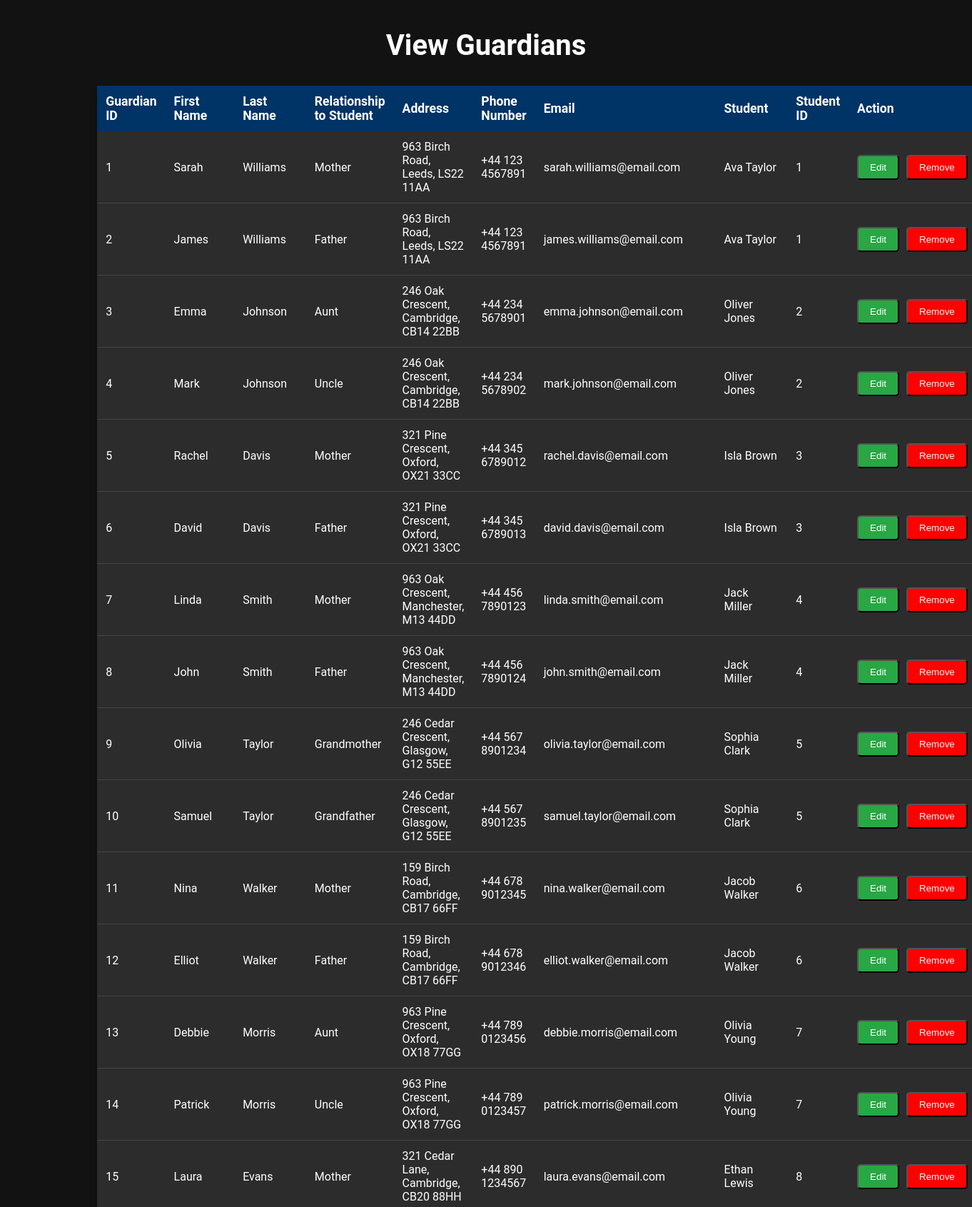
Page /schoolDB/view_guardian.php (upper part) on the committed database.
### tables this page shows
CREATE TABLE `guardian` (
  `guardian_id` int(11) NOT NULL,
  `student_id` int(11) NOT NULL,
  `first_name` varchar(100) DEFAULT NULL,
  `last_name` varchar(100) DEFAULT NULL,
  `relationship_to_student` varchar(100) DEFAULT NULL,
  `address` text DEFAULT NULL,
  `phone_no` varchar(15) DEFAULT NULL,
  `email` varchar(100) DEFAULT NULL
);

CREATE TABLE `student` (
  `student_id` int(11) NOT NULL,
  `class_id` int(11) DEFAULT NULL,
  `first_name` varchar(100) DEFAULT NULL,
  `last_name` varchar(100) DEFAULT NULL,
  `age` int(11) DEFAULT NULL,
  `address` text DEFAULT NULL,
  `medical_information` text DEFAULT NULL,
  `gender` enum('Male','Female') DEFAULT NULL
);

### schoolDB/view_guardian.php (the view, shortened to what this page needs)
<?php
include 'db_connect.php';
$query = "SELECT guardian.guardian_id, guardian.first_name, guardian.last_name, guardian.relationship_to_student, guardian.address, guardian.phone_no, guardian.email, guardian.student_id, student.first_name AS student_first_name, student.last_name AS student_last_name
          FROM guardian
          LEFT JOIN student ON guardian.student_id = student.student_id";
$result = $conn->query($query);
?>
<!DOCTYPE html>
<html lang="en">
<head>
</head>
<body>
    <div class="container">
        <h2>View Guardians</h2>
        <table>
            <tr>
                <th>Guardian ID</th>
                <th>First Name</th>
                <th>Last Name</th>
                <th>Relationship to Student</th>
                <th>Address</th>
                <th>Phone Number</th>
                <th>Email</th>
                <th>Student</th>
                <th>Student ID</th>
                <th>Action</th>
            </tr>
            <?php
            if ($result->num_rows > 0) {
                while ($row = $result->fetch_assoc()) {
                    echo "<tr>
                            <td>" . $row['guardian_id'] . "</td>
                            <td>" . $row['first_name'] . "</td>
                            <td>" . $row['last_name'] . "</td>
                            <td>" . $row['relationship_to_student'] . "</td>
                            <td>" . $row['address'] . "</td>
                            <td>" . $row['phone_no'] . "</td>
                            <td>" . $row['email'] . "</td>
                            <td>" . $row['student_first_name'] . " " . $row['student_last_name'] . "</td>
                            <td>" . $row['student_id'] . "</td>
                            <td>
                                <div class='btn-container'>
                                    <a href='edit_guardian.php?guardian_id=" . $row['guardian_id'] . "'>
                                        <button class='edit-btn'>Edit</button>
                                    </a>
                                    <a href='remove_guardian.php?guardian_id=" . $row['guardian_id'] . "' onclick='return confirm(\"Are you sure you want to remove this guardian?\")'>
                                        <button class='delete-btn'>Remove</button>
                                    </a>
                                </div>
                            </td>
                        </tr>";
                }
            } else {
                echo "<tr><td colspan='10' class='no-data'>No guardians found</td></tr>";
            }
            ?>
        </table>
    </div>
</body>
</html>

### schoolDB/view_guardian.php (style rules this page uses)
body { font-family: 'Roboto', sans-serif; background-color: #121212; color: white; margin: 0; padding: 0; }
h2 { color: white; text-align: center; font-size: 2.5rem; margin-top: 20px; }
.container { width: 80%; margin: auto; padding: 20px; }
table { width: 100%; margin-top: 20px; border-collapse: collapse; background: linear-gradient(145deg, #1f1f1f, #333333); border-radius: 10px; box-shadow: 0 4px 10px rgba(0, 0, 0, 0.3); }
th, td { padding: 12px; text-align: left; color: white; }
th { background-color: #003366; font-size: 1.1rem; }
td { background-color: #2c2c2c; border-bottom: 1px solid #444; }
td a { color: #FF4081; text-decoration: none; }
.btn-container { display: flex; gap: 10px; justify-content: center; }
.delete-btn, .edit-btn { padding: 8px 16px; border-radius: 5px; cursor: pointer; transition: background-color 0.3s ease, transform 0.3s ease; }
.delete-btn { background-color: rgb(255, 0, 0); color: white; }
.edit-btn { background-color: #28a745; color: white; }

### rows in the picture
guardian: guardian_id "1", first_name "Sarah", last_name "Williams", relationship_to_student "Mother", address "963 Birch Road, Leeds, LS22 11AA", phone_no "+44 123 4567891", email "sarah.williams@email.com", student.first_name "Ava", student.last_name "Taylor", student "1"
guardian: guardian_id "2", first_name "James", last_name "Williams", relationship_to_student "Father", address "963 Birch Road, Leeds, LS22 11AA", phone_no "+44 123 4567891", email "james.williams@email.com", student.first_name "Ava", student.last_name "Taylor", student "1"
guardian: guardian_id "3", first_name "Emma", last_name "Johnson", relationship_to_student "Aunt", address "246 Oak Crescent, Cambridge, CB14 22BB", phone_no "+44 234 5678901", email "emma.johnson@email.com", student.first_name "Oliver", student.last_name "Jones", student "2"
guardian: guardian_id "4", first_name "Mark", last_name "Johnson", relationship_to_student "Uncle", address "246 Oak Crescent, Cambridge, CB14 22BB", phone_no "+44 234 5678902", email "mark.johnson@email.com", student.first_name "Oliver", student.last_name "Jones", student "2"
guardian: guardian_id "5", first_name "Rachel", last_name "Davis", relationship_to_student "Mother", address "321 Pine Crescent, Oxford, OX21 33CC", phone_no "+44 345 6789012", email "rachel.davis@email.com", student.first_name "Isla", student.last_name "Brown", student "3"
guardian: guardian_id "6", first_name "David", last_name "Davis", relationship_to_student "Father", address "321 Pine Crescent, Oxford, OX21 33CC", phone_no "+44 345 6789013", email "david.davis@email.com", student.first_name "Isla", student.last_name "Brown", student "3"
guardian: guardian_id "7", first_name "Linda", last_name "Smith", relationship_to_student "Mother", address "963 Oak Crescent, Manchester, M13 44DD", phone_no "+44 456 7890123", email "linda.smith@email.com", student.first_name "Jack", student.last_name "Miller", student "4"
guardian: guardian_id "8", first_name "John", last_name "Smith", relationship_to_student "Father", address "963 Oak Crescent, Manchester, M13 44DD", phone_no "+44 456 7890124", email "john.smith@email.com", student.first_name "Jack", student.last_name "Miller", student "4"
guardian: guardian_id "9", first_name "Olivia", last_name "Taylor", relationship_to_student "Grandmother", address "246 Cedar Crescent, Glasgow, G12 55EE", phone_no "+44 567 8901234", email "olivia.taylor@email.com", student.first_name "Sophia", student.last_name "Clark", student "5"
guardian: guardian_id "10", first_name "Samuel", last_name "Taylor", relationship_to_student "Grandfather", address "246 Cedar Crescent, Glasgow, G12 55EE", phone_no "+44 567 8901235", email "samuel.taylor@email.com", student.first_name "Sophia", student.last_name "Clark", student "5"
guardian: guardian_id "11", first_name "Nina", last_name "Walker", relationship_to_student "Mother", address "159 Birch Road, Cambridge, CB17 66FF", phone_no "+44 678 9012345", email "nina.walker@email.com", student.first_name "Jacob", student.last_name "Walker", student "6"
guardian: guardian_id "12", first_name "Elliot", last_name "Walker", relationship_to_student "Father", address "159 Birch Road, Cambridge, CB17 66FF", phone_no "+44 678 9012346", email "elliot.walker@email.com", student.first_name "Jacob", student.last_name "Walker", student "6"
guardian: guardian_id "13", first_name "Debbie", last_name "Morris", relationship_to_student "Aunt", address "963 Pine Crescent, Oxford, OX18 77GG", phone_no "+44 789 0123456", email "debbie.morris@email.com", student.first_name "Olivia", student.last_name "Young", student "7"
guardian: guardian_id "14", first_name "Patrick", last_name "Morris", relationship_to_student "Uncle", address "963 Pine Crescent, Oxford, OX18 77GG", phone_no "+44 789 0123457", email "patrick.morris@email.com", student.first_name "Olivia", student.last_name "Young", student "7"
guardian: guardian_id "15", first_name "Laura", last_name "Evans", relationship_to_student "Mother", address "321 Cedar Lane, Cambridge, CB20 88HH", phone_no "+44 890 1234567", email "laura.evans@email.com", student.first_name "Ethan", student.last_name "Lewis", student "8"
